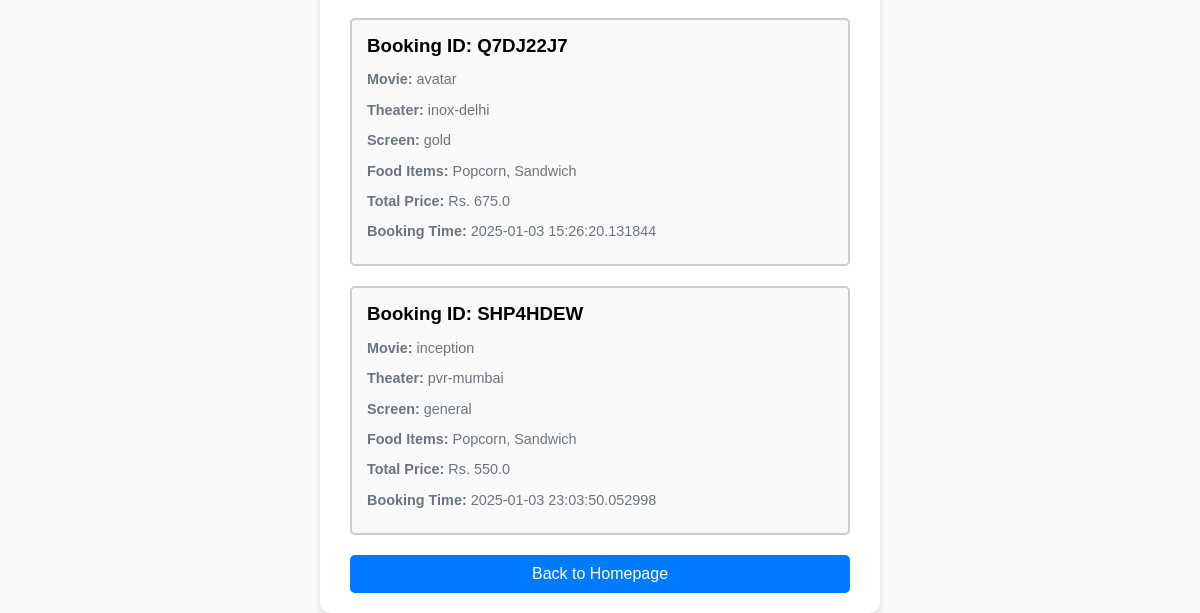
/view_previous_bookings (lower part), run on an earlier commit of the app's database.
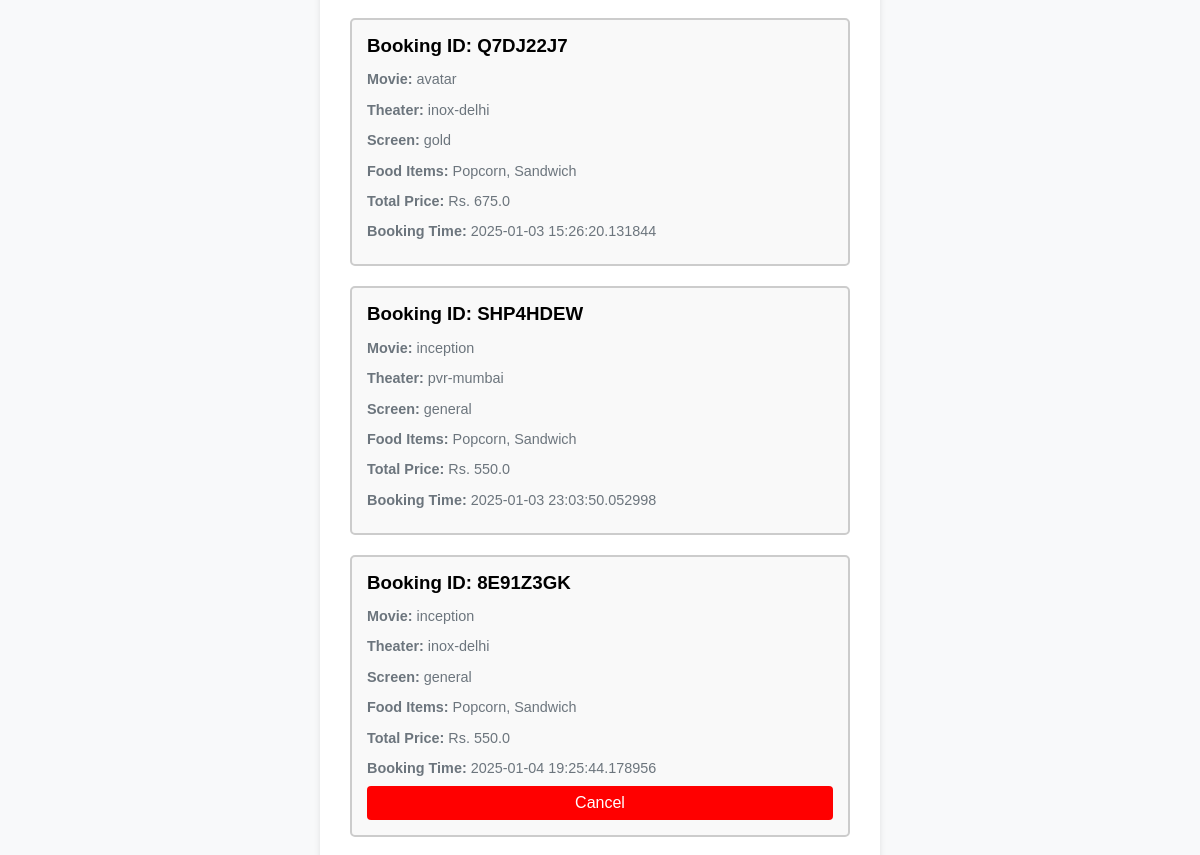
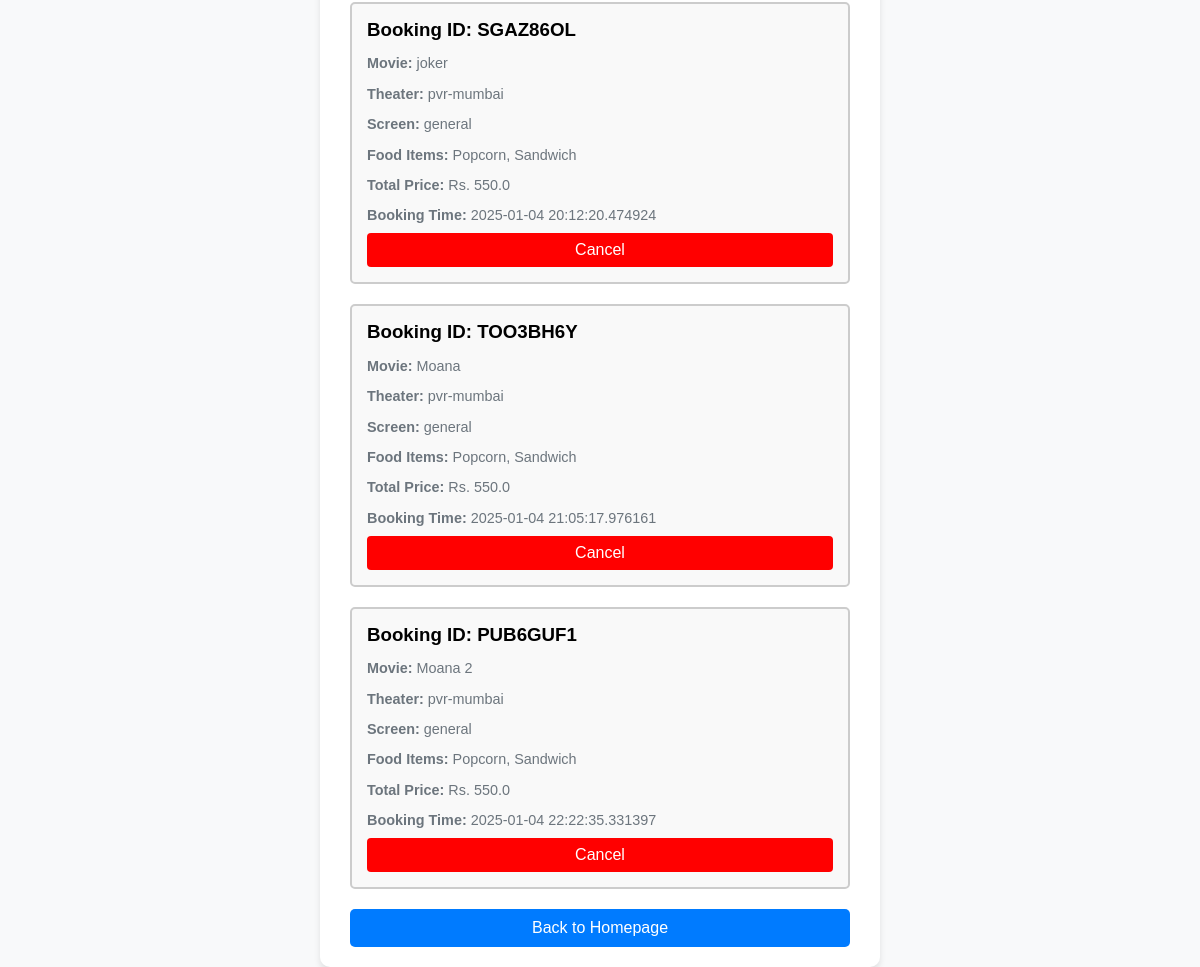
And on a later commit of the database (2 pictures, top to bottom).
### tables this page shows
CREATE TABLE bookings (
                            id INTEGER PRIMARY KEY AUTOINCREMENT,
                            theater TEXT,
                            movie TEXT,
                            screen TEXT,
                            food_items TEXT,
                            total_price REAL,
                            booking_time DATETIME,
                            seat_number INTEGER,
                            booking_id TEXT,
                            canceled INTEGER DEFAULT 0
                          );

### app.py (the view)
@app.route("/view_previous_bookings", methods=["GET"])
def view_previous_bookings():
    with sqlite3.connect('booking.db') as conn:
        cursor = conn.cursor()
        cursor.execute("SELECT * FROM bookings WHERE canceled = 0")
        rows = cursor.fetchall()
        bookings = []
        now = datetime.datetime.now()
        for row in rows:
            booking_time = datetime.datetime.strptime(row[6], '%Y-%m-%d %H:%M:%S.%f')
            cancelable = (booking_time - datetime.datetime.now()).total_seconds() > 30 * 60
            bookings.append({
                "id": row[0],
                "theater": row[1],
                "movie": row[2],
                "screen": row[3],
                "food_items": row[4],
                "total_price": row[5],
                "booking_time": row[6],
                "seat_number": row[7],
                "booking_id": row[8],
                "cancelable": cancelable
            })
    return render_template("previousBookings.html", previous_bookings=bookings)

### templates/previousbookings.html (shortened to what this page needs)
<!DOCTYPE html>
<html lang="en">
<head>
    <link href="{{ url_for('static', filename='css/style.css') }}" rel="stylesheet">
</head>
<body>
    <div class="container">
        {% if previous_bookings %}
            {% for booking in previous_bookings %}
            <div class="booking-card">
                <h3>Booking ID: {{ booking.booking_id }}</h3>
                <p class="details"><strong>Movie:</strong> {{ booking.movie }}</p>
                <p class="details"><strong>Theater:</strong> {{ booking.theater }}</p>
                <p class="details"><strong>Screen:</strong> {{ booking.screen }}</p>
                <p class="details"><strong>Food Items:</strong> {{ booking.food_items.split(",") | join(", ") }}</p>
                <p class="details"><strong>Total Price:</strong> Rs. {{ booking.total_price }}</p>
                <p class="details"><strong>Booking Time:</strong> {{ booking.booking_time }}</p>
                {% if booking.cancelable %}
                <form method="POST" action="{{ url_for('cancel_booking') }}">
                    <button type="submit" class="btn-cancel">Cancel</button>
                </form>
                {% endif %}
            </div>
            {% endfor %}
        {% else %}
            <p>No previous bookings found.</p>
        {% endif %}
        <button onclick="window.location.href='{{ url_for('home') }}'" class="btn">Back to Homepage</button>
    </div>
</body>
</html>

### static/css/style.css (style rules this page uses)
body { font-family: Arial, sans-serif; margin: 0; padding: 0; background-color: #f8f9fa; display: flex; justify-content: center; align-items: center; min-height: 100vh; }
.container { background: white; padding: 20px 30px; border-radius: 10px; box-shadow: 0 4px 6px rgba(0, 0, 0, 0.1); width: 100%; max-width: 500px; text-align: left; }
.container p { font-size: 0.9rem; color: #6c757d; margin-bottom: 20px; }
button { width: 100%; padding: 10px 15px; font-size: 1rem; color: white; background-color: #007bff; border: none; border-radius: 5px; cursor: pointer; transition: background-color 0.3s; }

### templates/previousbookings.html (style rules this page uses)
.booking-card { border: 2px solid #ccc; border-radius: 5px; padding: 15px; margin-bottom: 20px; background-color: #f9f9f9; }
.booking-card h3 { margin-top: 0; margin-bottom: 10px; }
.booking-card .details { margin-bottom: 10px; }
.btn-cancel { background-color: red; color: white; border: none; padding: 8px 12px; cursor: pointer; border-radius: 4px; }

What changed in the data, as far as the page shows it:
added bookings: booking_id "8E91Z3GK", movie "inception", theater "inox-delhi", screen "general", food_items.split "Popcorn, Sandwich", total_price "550.0", booking_time "2025-01-04 19:25:44.178956"
added bookings: booking_id "SGAZ86OL", movie "joker", theater "pvr-mumbai", screen "general", food_items.split "Popcorn, Sandwich", total_price "550.0", booking_time "2025-01-04 20:12:20.474924"
added bookings: booking_id "TOO3BH6Y", movie "Moana", theater "pvr-mumbai", screen "general", food_items.split "Popcorn, Sandwich", total_price "550.0", booking_time "2025-01-04 21:05:17.976161"
added bookings: booking_id "PUB6GUF1", movie "Moana 2", theater "pvr-mumbai", screen "general", food_items.split "Popcorn, Sandwich", total_price "550.0", booking_time "2025-01-04 22:22:35.331397"
